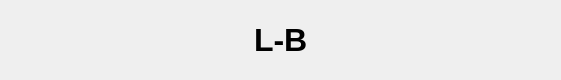
<?xml version="1.0" encoding="UTF-8"?>
<ui version="4.0">
 <class>DataPlotWidget</class>
 <widget class="QWidget" name="DataPlotWidget">
  <property name="geometry">
   <rect>
    <x>0</x>
    <y>0</y>
    <width>561</width>
    <height>80</height>
   </rect>
  </property>
  <property name="acceptDrops">
   <bool>true</bool>
  </property>
  <property name="windowTitle">
   <string>Plot</string>
  </property>
  <layout class="QVBoxLayout" name="verticalLayout">
   <property name="spacing">
    <number>0</number>
   </property>
   <property name="leftMargin">
    <number>0</number>
   </property>
   <property name="topMargin">
    <number>0</number>
   </property>
   <property name="rightMargin">
    <number>0</number>
   </property>
   <property name="bottomMargin">
    <number>0</number>
   </property>
   <item>
    <layout class="QHBoxLayout" name="dataPlotControls">
     <property name="spacing">
      <number>0</number>
     </property>
     <property name="leftMargin">
      <number>5</number>
     </property>
     <property name="topMargin">
      <number>5</number>
     </property>
     <property name="rightMargin">
      <number>5</number>
     </property>
     <property name="bottomMargin">
      <number>5</number>
     </property>
     <item>
      <spacer name="horizontalSpacer">
       <property name="orientation">
        <enum>Qt::Horizontal</enum>
       </property>
       <property name="sizeHint" stdset="0">
        <size>
         <width>40</width>
         <height>20</height>
        </size>
       </property>
      </spacer>
     </item>
     <item>
      <widget class="QLabel" name="label">
       <property name="font">
        <font>
         <pointsize>24</pointsize>
         <weight>75</weight>
         <bold>true</bold>
        </font>
       </property>
       <property name="text">
        <string>L-B</string>
       </property>
      </widget>
     </item>
     <item>
      <spacer name="horizontalSpacer_2">
       <property name="orientation">
        <enum>Qt::Horizontal</enum>
       </property>
       <property name="sizeHint" stdset="0">
        <size>
         <width>40</width>
         <height>20</height>
        </size>
       </property>
      </spacer>
     </item>
    </layout>
   </item>
   <item>
    <layout class="QHBoxLayout" name="data_plot_layout">
     <property name="spacing">
      <number>0</number>
     </property>
    </layout>
   </item>
  </layout>
 </widget>
 <resources/>
 <connections/>
</ui>
